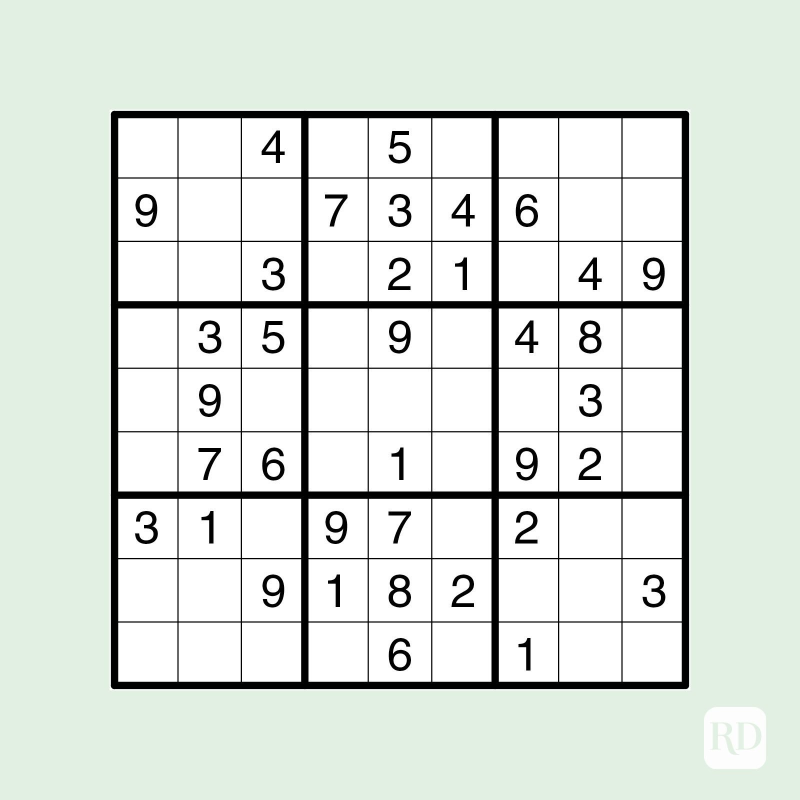
#> input picture src/sudoku.jpg, 1600 x 1600 px (shown at 1/2 size)
$ python fast.py
#> lines starting #> are read from the running program, lines starting #| are printed output that depends on the picture
import cv2
import numpy as np

def bruteForceMatcher(des1,des2,thresh):
    # BFMatcher with default params
    bf = cv2.BFMatcher()
    matches = bf.knnMatch(des1,des2,k=2)
    # Apply ratio test
    good = []
    for m,n in matches:
        if m.distance < thresh*n.distance:
            good.append([m])
    return good


src_file = "../src/sudoku.jpg"
img = cv2.imread(src_file)
#> img is the input picture: shape (1600, 1600, 3); mean B, G, R 221.5, 227.6, 221
sized_img = cv2.resize(img,None,fx=0.3,fy=0.3,interpolation=cv2.INTER_AREA)
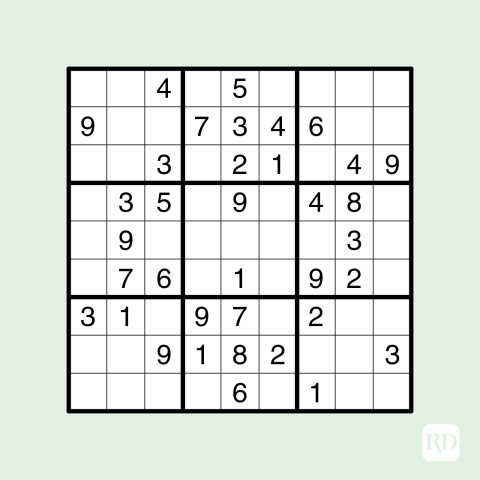
#> sized_img: shape (480, 480, 3); mean B, G, R 221.5, 227.6, 221
row,col,bgr = sized_img.shape
#> row = 480; col = 480; bgr = 3
m = cv2.getRotationMatrix2D(((col-1)/2.0,(row-1)/2.0),90,1)

fast = cv2.FastFeatureDetector_create()
kp1 = fast.detect(sized_img,None)
#> kp1 = 1094 keypoints; strongest (x, y, size): (167, 96, 7), (167, 79, 7), (158, 92, 7), (244, 173, 7)

img1 = cv2.drawKeypoints(sized_img, kp1, None, color=(255,0,0))
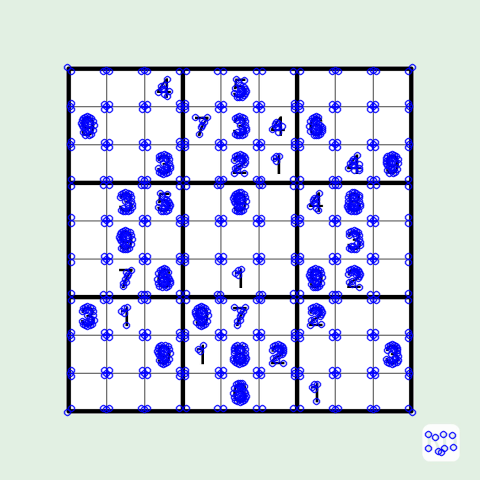
#> img1: shape (480, 480, 3); mean B, G, R 227.5, 214.6, 208.1

match_img = np.hstack((sized_img,img1))
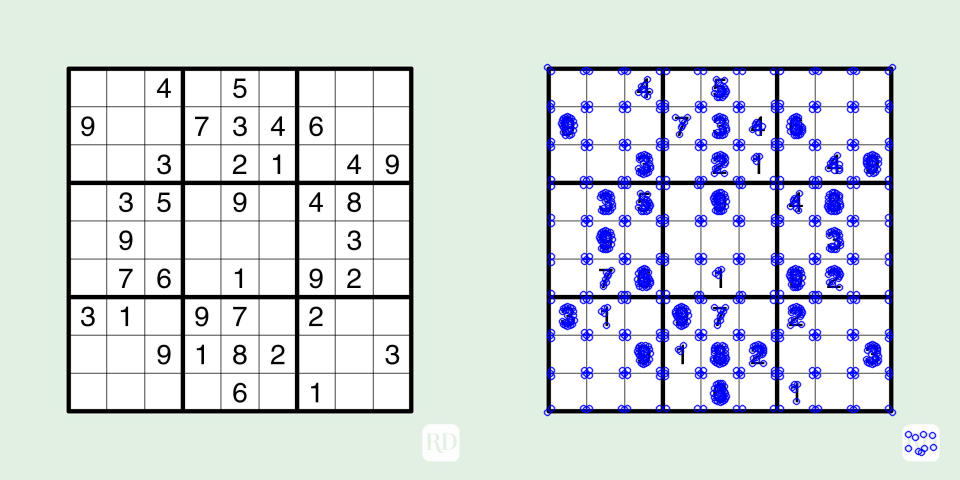
#> match_img: shape (480, 960, 3); mean B, G, R 224.5, 221.1, 214.6

cv2.imshow("fast",match_img)

cv2.waitKey(0)
cv2.destroyAllWindows()
